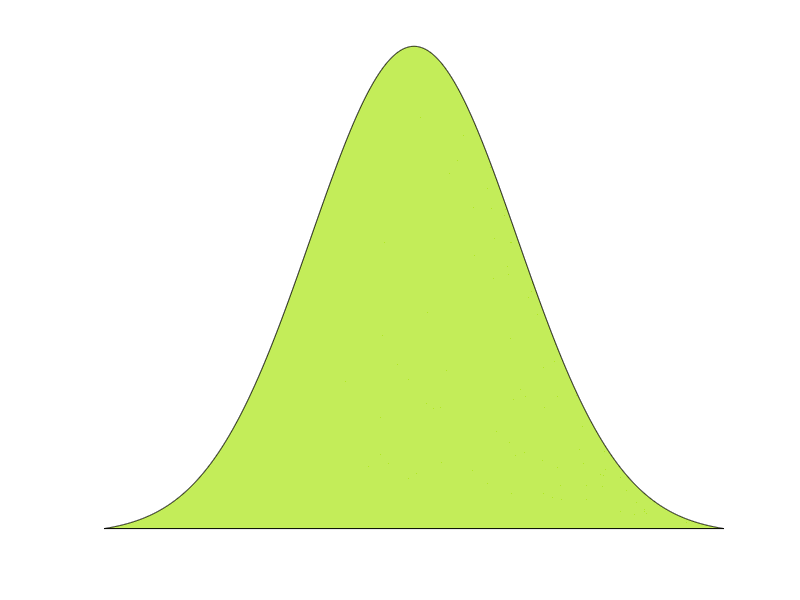

Write the MATLAB code that produced this figure. (Note: this script raises an error after producing the figure.)
%% Clean
 
clear all;
clc;
close all;

%% Gaussian

SCRIPTS = getenv('SCRIPTS');
addpath([SCRIPTS '/matlabScripts/export_fig/export_fig-master']);

x = linspace(-3,3,3000);
y = normpdf(x,0,1);
purple = [69,2,86]/255;
yellow = [249,231,33]/255;
green = [175, 231,33]/255;
patch(x,y, green,'FaceAlpha', 0.75,'EdgeColor','k');
set(gca,'visible','off')
set(gca,'xtick',[])
set(gca,'XColor', 'none','YColor','none')

% PNG
% location = '/home/jigar/Dropbox/1Groningen/PhD/14PaperThesis/1_UQ_IPC_SIAM/figures';
% figname = [location '/gaussian_yellow'];
export_fig gaussian_yellow -transparent -r1200 -png
% export_fig(figname,'-transparent','-r1200','-png'); 
